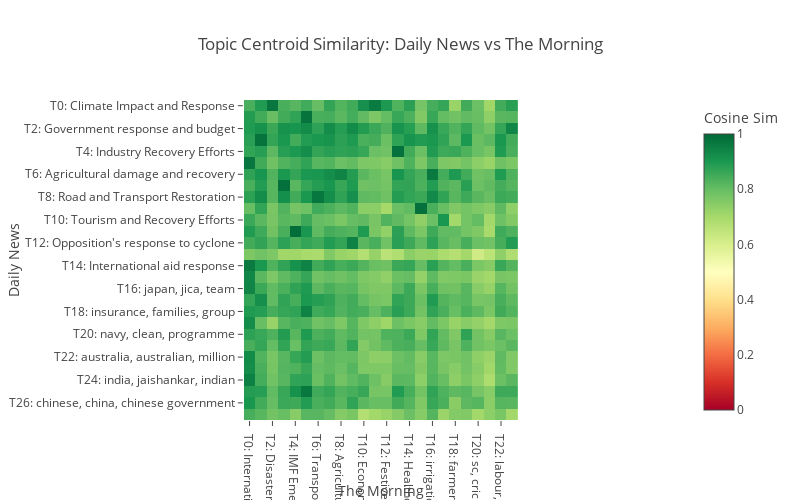
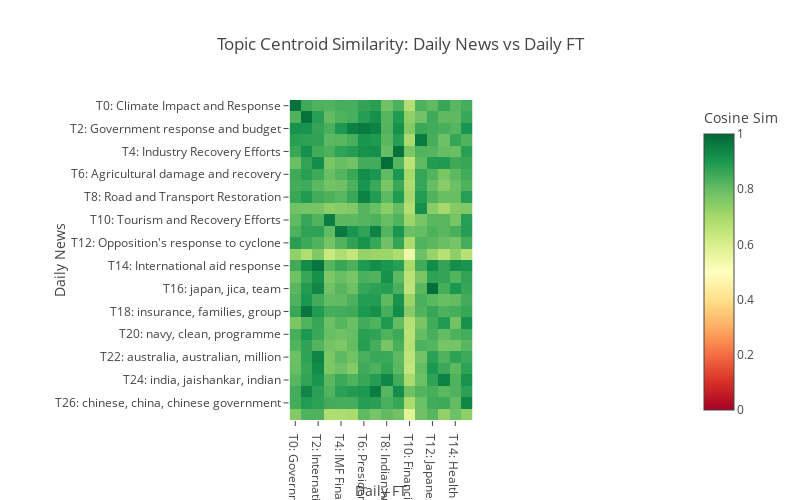
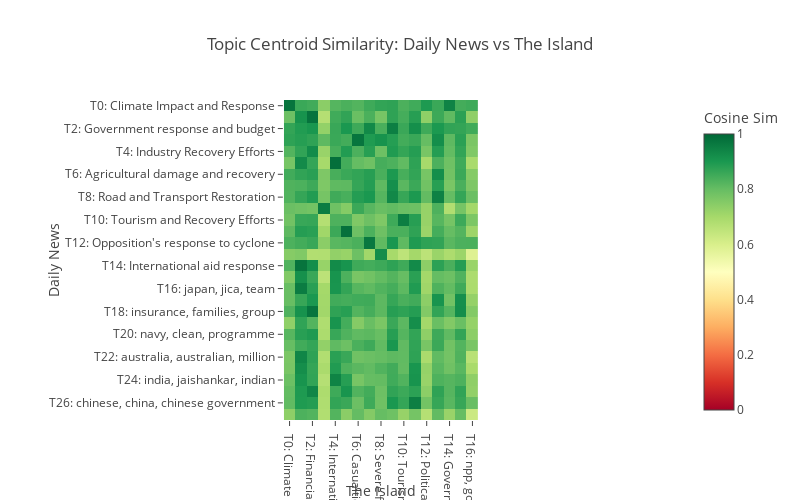

Notebook cell for these charts, in order:
### Markdown cell above
### 7a. Cross-Outlet Similarity Heatmaps

### Code cell
# One heatmap per outlet pair showing centroid cosine similarity
for (outlet_a, outlet_b), (sim_matrix, tids_a, tids_b) in pairwise_centroid_sims.items():
    name_a = SOURCE_NAMES[outlet_a]
    name_b = SOURCE_NAMES[outlet_b]

    # Build topic labels (LLM aspect if available, else keywords)
    def topic_label(outlet, tid):
        aspect = aspect_lookup.get((outlet, tid))
        if aspect:
            return f"T{tid}: {aspect}"
        words = outlet_results[outlet]['model'].get_topic(tid)
        kw = ', '.join([w for w, _ in words[:3]]) if words else ''
        return f"T{tid}: {kw}"

    labels_a = [topic_label(outlet_a, t) for t in tids_a]
    labels_b = [topic_label(outlet_b, t) for t in tids_b]

    fig = px.imshow(
        sim_matrix,
        x=labels_b,
        y=labels_a,
        color_continuous_scale='RdYlGn',
        zmin=0, zmax=1,
        labels=dict(x=name_b, y=name_a, color='Cosine Sim'),
        title=f'Topic Centroid Similarity: {name_a} vs {name_b}',
    )
    fig.update_layout(height=500, width=800)
    fig.show()

### Figure 1 — Plotly figure (JSON) as saved in the notebook; plotly's stock layout.template omitted (floating-point values rounded to 4 significant figures; data arrays with more than 128 entries replaced by an {"elided": "..."} marker saying what was removed)
{"data": [{"coloraxis": "coloraxis", "hovertemplate": "The Morning: %{x}<br>Daily News: %{y}<br>Cosine Sim: %{z}<extra></extra>", "name": "0", "type": "heatmap", "x": ["T0: International relief efforts", "T1: Impact on districts", "T2: Disaster resilience and management", "T3: Education Disruptions and Recovery", "T4: IMF Emergency Financing", "T5: Rebuilding Sri Lanka Fund", "T6: Transportation Infrastructure Recovery", "T7: Post-cyclone housing resettlement", "T8: Agricultural impact and food security", "T9: Emergency regulations and accountability", "T10: Economic impact and recovery", "T11: Political implications of disaster", "T12: Festive season resilience", "T13: Business recovery efforts", "T14: Healthcare system impact", "T15: winds, north, mm", "T16: irrigation, reservoirs, water", "T17: tourism, tourist, arrivals", "T18: farmers, pension, post offices", "T19: children, child, parents", "T20: sc, cricket, week", "T21: police, public, personal", "T22: labour, workers, employment", "T23: party, government, rs"], "xaxis": "x", "y": ["T0: Climate Impact and Response", "T1: Rebuilding Sri Lanka Fund", "T2: Government response and budget", "T3: Casualties and Damage Assessment", "T4: Industry Recovery Efforts", "T5: Indian humanitarian assistance", "T6: Agricultural damage and recovery", "T7: Impact on education sector", "T8: Road and Transport Restoration", "T9: Weather impacts and forecasts", "T10: Tourism and Recovery Efforts", "T11: International financial aid", "T12: Opposition's response to cyclone", "T13: Regional impact in Southeast Asia", "T14: International aid response", "T15: pakistan, relief, ndma", "T16: japan, jica, team", "T17: electricity, mobitel, slt mobitel", "T18: insurance, families, group", "T19: jaishankar, indian, minister", "T20: navy, clean, programme", "T21: religious, thera, ven", "T22: australia, australian, million", "T23: condolences, russia, president", "T24: india, jaishankar, indian", "T25: suriyapperuma, businesses, rs", "T26: chinese, china, chinese government", "T27: rescue relief, clearing, gamage"], "yaxis": "y", "z": {"elided": "28x24 float values"}}], "layout": {"coloraxis": {"cmax": 1, "cmin": 0, "colorbar": {"title": {"text": "Cosine Sim"}}, "colorscale": [[0, "rgb(165,0,38)"], [0.1, "rgb(215,48,39)"], [0.2, "rgb(244,109,67)"], [0.3, "rgb(253,174,97)"], [0.4, "rgb(254,224,139)"], [0.5, "rgb(255,255,191)"], [0.6, "rgb(217,239,139)"], [0.7, "rgb(166,217,106)"], [0.8, "rgb(102,189,99)"], [0.9, "rgb(26,152,80)"], [1, "rgb(0,104,55)"]]}, "height": 500, "title": {"text": "Topic Centroid Similarity: Daily News vs The Morning"}, "width": 800, "xaxis": {"anchor": "y", "constrain": "domain", "domain": [0, 1], "scaleanchor": "y", "title": {"text": "The Morning"}}, "yaxis": {"anchor": "x", "autorange": "reversed", "constrain": "domain", "domain": [0, 1], "title": {"text": "Daily News"}}}}

### Figure 2 — Plotly figure (JSON) as saved in the notebook; plotly's stock layout.template omitted (floating-point values rounded to 4 significant figures; data arrays with more than 128 entries replaced by an {"elided": "..."} marker saying what was removed)
{"data": [{"coloraxis": "coloraxis", "hovertemplate": "Daily FT: %{x}<br>Daily News: %{y}<br>Cosine Sim: %{z}<extra></extra>", "name": "0", "type": "heatmap", "x": ["T0: Government disaster response", "T1: Rebuilding and Relief Efforts", "T2: International humanitarian aid", "T3: Tourism resilience post-cyclone", "T4: IMF Financial Assistance", "T5: Fiscal Impact and Response", "T6: Presidential response and recovery", "T7: Financial aid and recovery", "T8: Indian humanitarian aid", "T9: Industrial impact and recovery", "T10: Financial market impact", "T11: Impact and Casualties", "T12: Japanese aid response", "T13: India's aid to Sri Lanka", "T14: Health and Humanitarian Aid", "T15: president, dissanayake, china"], "xaxis": "x", "y": ["T0: Climate Impact and Response", "T1: Rebuilding Sri Lanka Fund", "T2: Government response and budget", "T3: Casualties and Damage Assessment", "T4: Industry Recovery Efforts", "T5: Indian humanitarian assistance", "T6: Agricultural damage and recovery", "T7: Impact on education sector", "T8: Road and Transport Restoration", "T9: Weather impacts and forecasts", "T10: Tourism and Recovery Efforts", "T11: International financial aid", "T12: Opposition's response to cyclone", "T13: Regional impact in Southeast Asia", "T14: International aid response", "T15: pakistan, relief, ndma", "T16: japan, jica, team", "T17: electricity, mobitel, slt mobitel", "T18: insurance, families, group", "T19: jaishankar, indian, minister", "T20: navy, clean, programme", "T21: religious, thera, ven", "T22: australia, australian, million", "T23: condolences, russia, president", "T24: india, jaishankar, indian", "T25: suriyapperuma, businesses, rs", "T26: chinese, china, chinese government", "T27: rescue relief, clearing, gamage"], "yaxis": "y", "z": {"elided": "28x16 float values"}}], "layout": {"coloraxis": {"cmax": 1, "cmin": 0, "colorbar": {"title": {"text": "Cosine Sim"}}, "colorscale": [[0, "rgb(165,0,38)"], [0.1, "rgb(215,48,39)"], [0.2, "rgb(244,109,67)"], [0.3, "rgb(253,174,97)"], [0.4, "rgb(254,224,139)"], [0.5, "rgb(255,255,191)"], [0.6, "rgb(217,239,139)"], [0.7, "rgb(166,217,106)"], [0.8, "rgb(102,189,99)"], [0.9, "rgb(26,152,80)"], [1, "rgb(0,104,55)"]]}, "height": 500, "title": {"text": "Topic Centroid Similarity: Daily News vs Daily FT"}, "width": 800, "xaxis": {"anchor": "y", "constrain": "domain", "domain": [0, 1], "scaleanchor": "y", "title": {"text": "Daily FT"}}, "yaxis": {"anchor": "x", "autorange": "reversed", "constrain": "domain", "domain": [0, 1], "title": {"text": "Daily News"}}}}

### Figure 3 — Plotly figure (JSON) as saved in the notebook; plotly's stock layout.template omitted (floating-point values rounded to 4 significant figures; data arrays with more than 128 entries replaced by an {"elided": "..."} marker saying what was removed)
{"data": [{"coloraxis": "coloraxis", "hovertemplate": "The Island: %{x}<br>Daily News: %{y}<br>Cosine Sim: %{z}<extra></extra>", "name": "0", "type": "heatmap", "x": ["T0: Climate Change and Disaster Management", "T1: International aid response", "T2: Financial Contributions to Relief", "T3: Weather warnings and forecasts", "T4: International relief efforts", "T5: International financial aid", "T6: Casualties and Missing Persons", "T7: Government response criticism", "T8: Severe flooding impact", "T9: Government leadership response", "T10: Tourism and Economic Resilience", "T11: International diplomatic support", "T12: Political tensions post-cyclone", "T13: Infrastructure and Wildlife Damage", "T14: Government and Relief Efforts", "T15: mobitel, slt mobitel, slt", "T16: npp, government, jvp"], "xaxis": "x", "y": ["T0: Climate Impact and Response", "T1: Rebuilding Sri Lanka Fund", "T2: Government response and budget", "T3: Casualties and Damage Assessment", "T4: Industry Recovery Efforts", "T5: Indian humanitarian assistance", "T6: Agricultural damage and recovery", "T7: Impact on education sector", "T8: Road and Transport Restoration", "T9: Weather impacts and forecasts", "T10: Tourism and Recovery Efforts", "T11: International financial aid", "T12: Opposition's response to cyclone", "T13: Regional impact in Southeast Asia", "T14: International aid response", "T15: pakistan, relief, ndma", "T16: japan, jica, team", "T17: electricity, mobitel, slt mobitel", "T18: insurance, families, group", "T19: jaishankar, indian, minister", "T20: navy, clean, programme", "T21: religious, thera, ven", "T22: australia, australian, million", "T23: condolences, russia, president", "T24: india, jaishankar, indian", "T25: suriyapperuma, businesses, rs", "T26: chinese, china, chinese government", "T27: rescue relief, clearing, gamage"], "yaxis": "y", "z": {"elided": "28x17 float values"}}], "layout": {"coloraxis": {"cmax": 1, "cmin": 0, "colorbar": {"title": {"text": "Cosine Sim"}}, "colorscale": [[0, "rgb(165,0,38)"], [0.1, "rgb(215,48,39)"], [0.2, "rgb(244,109,67)"], [0.3, "rgb(253,174,97)"], [0.4, "rgb(254,224,139)"], [0.5, "rgb(255,255,191)"], [0.6, "rgb(217,239,139)"], [0.7, "rgb(166,217,106)"], [0.8, "rgb(102,189,99)"], [0.9, "rgb(26,152,80)"], [1, "rgb(0,104,55)"]]}, "height": 500, "title": {"text": "Topic Centroid Similarity: Daily News vs The Island"}, "width": 800, "xaxis": {"anchor": "y", "constrain": "domain", "domain": [0, 1], "scaleanchor": "y", "title": {"text": "The Island"}}, "yaxis": {"anchor": "x", "autorange": "reversed", "constrain": "domain", "domain": [0, 1], "title": {"text": "Daily News"}}}}
